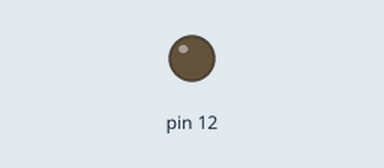
Recording of a sketch running on a simulated Arduino Uno, built with avr-gcc and run on an emulated ATmega328P. On the bench: output pins drawn as LEDs (lit = HIGH). What the sketch prints to the serial monitor is not drawn.

Above: at 3.2 s.
At 12.8 s:
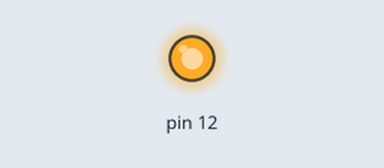
Timing chart, 0 to 33.4 s (numbered marks = the images above):
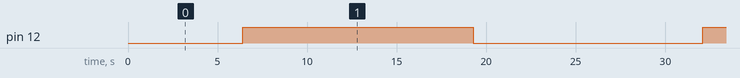

The sketch:

PWM-led-serialprint.ino
```cpp
void setup() {
  pinMode(12,OUTPUT);
  Serial.begin(9600);
}

void loop() {
 for (int i = 0; i <= 255; i++){
    analogWrite(12, i);
    delay(50);
    Serial.println(i);
  }
for (int i = 255; i >= 0; i--){
    analogWrite(12, i);
    delay(50);
    Serial.println(i);

  }
}
```

Measured:
- by itself, pin 12: alternates HIGH for 12.8 s and LOW for 12.8 s
